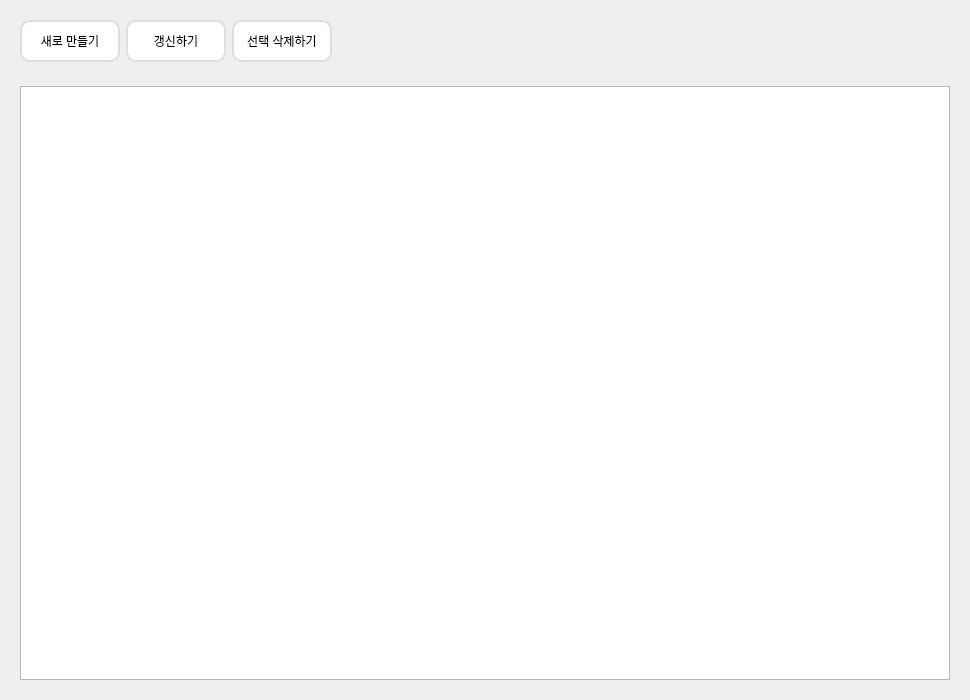
<?xml version="1.0" encoding="UTF-8"?>
<ui version="4.0">
 <class>Form_Saved_Medi_List</class>
 <widget class="QWidget" name="Form_Saved_Medi_List">
  <property name="geometry">
   <rect>
    <x>0</x>
    <y>0</y>
    <width>970</width>
    <height>700</height>
   </rect>
  </property>
  <property name="windowTitle">
   <string>Form</string>
  </property>
  <property name="styleSheet">
   <string notr="true">*{
    font: &quot;맑은 고딕&quot;;
}

QPushButton {
	background-color: #ffffff;
	border: 2px solid #DFDFDF;
	border-radius: 10px;
}


QPushButton:hover {
	background-color: #9FC5E8;
	border: 2px solid #C9DAF8;
}
QPushButton:pressed {
	background-color: #4A86E8;
	border: 2px solid #86AEEF;
}</string>
  </property>
  <layout class="QVBoxLayout" name="verticalLayout">
   <item>
    <widget class="QWidget" name="widget_2" native="true">
     <property name="minimumSize">
      <size>
       <width>0</width>
       <height>60</height>
      </size>
     </property>
     <property name="maximumSize">
      <size>
       <width>16777215</width>
       <height>60</height>
      </size>
     </property>
     <layout class="QHBoxLayout" name="horizontalLayout">
      <item>
       <widget class="QPushButton" name="btn_new">
        <property name="sizePolicy">
         <sizepolicy hsizetype="Fixed" vsizetype="Expanding">
          <horstretch>0</horstretch>
          <verstretch>0</verstretch>
         </sizepolicy>
        </property>
        <property name="minimumSize">
         <size>
          <width>100</width>
          <height>0</height>
         </size>
        </property>
        <property name="maximumSize">
         <size>
          <width>100</width>
          <height>16777215</height>
         </size>
        </property>
        <property name="text">
         <string>새로 만들기</string>
        </property>
       </widget>
      </item>
      <item>
       <widget class="QPushButton" name="btn_refresh">
        <property name="sizePolicy">
         <sizepolicy hsizetype="Fixed" vsizetype="Expanding">
          <horstretch>0</horstretch>
          <verstretch>0</verstretch>
         </sizepolicy>
        </property>
        <property name="minimumSize">
         <size>
          <width>100</width>
          <height>0</height>
         </size>
        </property>
        <property name="maximumSize">
         <size>
          <width>100</width>
          <height>16777215</height>
         </size>
        </property>
        <property name="text">
         <string>갱신하기</string>
        </property>
       </widget>
      </item>
      <item>
       <widget class="QPushButton" name="btn_delete">
        <property name="sizePolicy">
         <sizepolicy hsizetype="Fixed" vsizetype="Expanding">
          <horstretch>0</horstretch>
          <verstretch>0</verstretch>
         </sizepolicy>
        </property>
        <property name="minimumSize">
         <size>
          <width>100</width>
          <height>0</height>
         </size>
        </property>
        <property name="maximumSize">
         <size>
          <width>100</width>
          <height>16777215</height>
         </size>
        </property>
        <property name="text">
         <string>선택 삭제하기</string>
        </property>
       </widget>
      </item>
      <item>
       <spacer name="horizontalSpacer">
        <property name="orientation">
         <enum>Qt::Horizontal</enum>
        </property>
        <property name="sizeHint" stdset="0">
         <size>
          <width>40</width>
          <height>20</height>
         </size>
        </property>
       </spacer>
      </item>
     </layout>
    </widget>
   </item>
   <item>
    <widget class="QWidget" name="widget" native="true">
     <layout class="QVBoxLayout" name="verticalLayout_2">
      <item>
       <widget class="QListWidget" name="listWidget">
        <property name="horizontalScrollBarPolicy">
         <enum>Qt::ScrollBarAlwaysOff</enum>
        </property>
        <property name="sizeAdjustPolicy">
         <enum>QAbstractScrollArea::AdjustToContents</enum>
        </property>
        <property name="editTriggers">
         <set>QAbstractItemView::NoEditTriggers</set>
        </property>
        <property name="showDropIndicator" stdset="0">
         <bool>true</bool>
        </property>
       </widget>
      </item>
     </layout>
    </widget>
   </item>
  </layout>
 </widget>
 <resources/>
 <connections/>
</ui>
